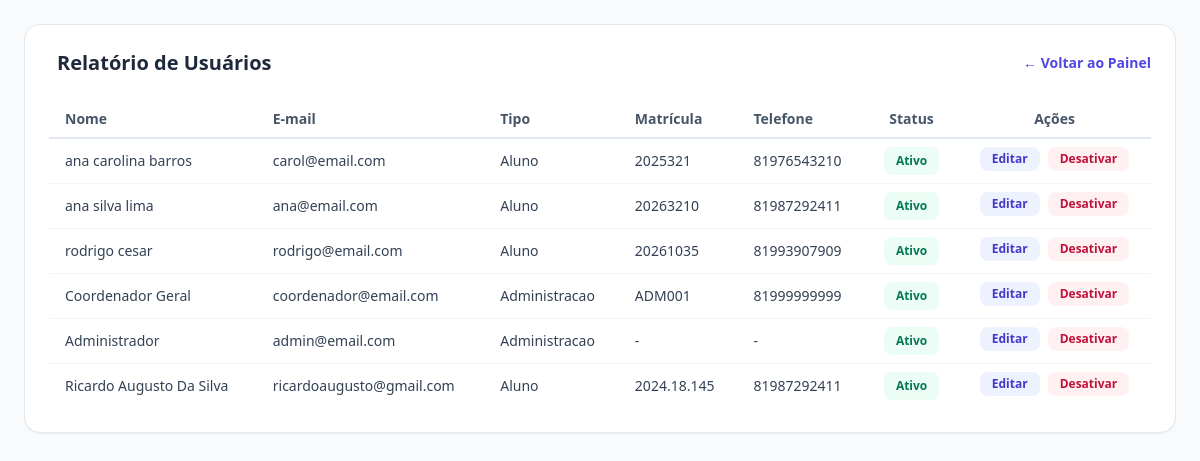
/relatorio/usuarios/ (signed in), run on an earlier commit of the app's database.
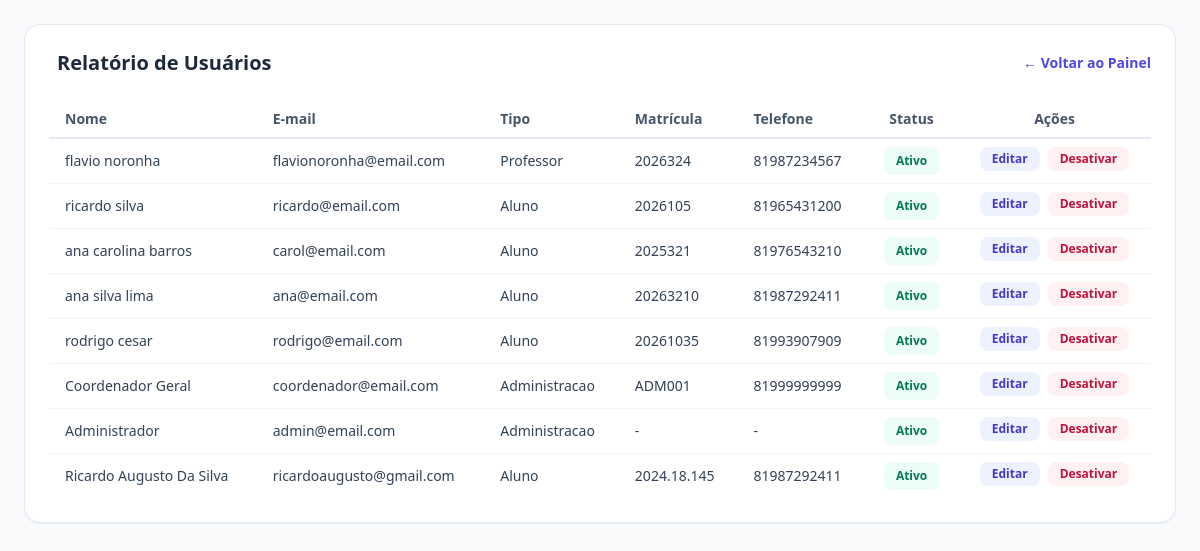
And on a later commit of the database.
### app_cadastro_projeto/models.py (models this page shows, shortened)
class PerfilUsuario(models.Model):
    OPCOES_PERFIL = [
        ('aluno', 'Aluno'),
        ('professor', 'Professor'),
        ('administracao', 'Administração'),
        ('empresa', 'Empresa'),
    ]
    user = models.OneToOneField(User, on_delete=models.CASCADE, related_name='perfil')
    tipo_usuario = models.CharField(max_length=20, choices=OPCOES_PERFIL, default='aluno')
    matricula = models.CharField(max_length=50, blank=True, null=True)
    telefone = models.CharField(max_length=20, blank=True, null=True)
    foto = models.ImageField(upload_to='fotos_perfil/', blank=True, null=True)
    bio = models.TextField(blank=True, null=True)
    ativo = models.BooleanField(default=True)
    criado_em = models.DateTimeField(auto_now_add=True)
    atualizado_em = models.DateTimeField(auto_now=True)
    class Meta:
        verbose_name = 'Perfil de Usuário'
        verbose_name_plural = 'Perfis de Usuários'
        ordering = ['-criado_em']
    @classmethod
    def buscar_por_usuario(cls, user):
        try:
            return cls.objects.get(user=user)
        except cls.DoesNotExist:
            return None

### app_cadastro_projeto/views.py (the view)
# urls.py: path('relatorio/usuarios/', views.relatorio_usuarios, name='relatorio_usuarios'),
@login_required(login_url='home')
def relatorio_usuarios(request):
    perfil = PerfilUsuario.buscar_por_usuario(request.user)
    if not perfil or perfil.tipo_usuario != 'administracao':
        messages.error(request, 'Acesso negado: apenas coordenadores podem visualizar o relatório.')
        return redirect('dashboard')
    usuarios = PerfilUsuario.objects.select_related('user').all()
    return render(request, 'usuarios/relatorio_usuarios.html', {'usuarios': usuarios})

### app_cadastro_projeto/templates/usuarios/relatorio_usuarios.html (shortened to what this page needs)
<!DOCTYPE html>
<html lang="pt-br">
<head>
    <script src="https://cdn.tailwindcss.com"></script>
</head>
<body class="bg-slate-50 text-slate-700 min-h-screen p-6">
    <div class="bg-white rounded-2xl border border-slate-200 shadow-sm p-6">
        <div class="flex justify-between items-center mb-6">
            <h2 class="text-xl font-bold text-slate-800 flex items-center gap-2">
                 Relatório de Usuários
            </h2>
            <a href="{% url 'dashboard' %}" class="text-indigo-600 hover:text-indigo-800 font-semibold text-sm">
                ← Voltar ao Painel
            </a>
        </div>
        <div class="overflow-x-auto">
            <table class="w-full text-sm">
                <thead>
                    <tr class="border-b-2 border-slate-200">
                        <th class="px-4 py-2 text-left font-semibold text-slate-600">Nome</th>
                        <th class="px-4 py-2 text-left font-semibold text-slate-600">E-mail</th>
                        <th class="px-4 py-2 text-left font-semibold text-slate-600">Tipo</th>
                        <th class="px-4 py-2 text-left font-semibold text-slate-600">Matrícula</th>
                        <th class="px-4 py-2 text-left font-semibold text-slate-600">Telefone</th>
                        <th class="px-4 py-2 text-center font-semibold text-slate-600">Status</th>
                        <th class="px-4 py-2 text-center font-semibold text-slate-600">Ações</th>
                    </tr>
                </thead>
                <tbody class="divide-y divide-slate-100">
                    {% for perfil in usuarios %}
                    <tr class="hover:bg-slate-50 transition-colors">
                        <td class="px-4 py-2">{{ perfil.user.first_name }}</td>
                        <td class="px-4 py-2">{{ perfil.user.email }}</td>
                        <td class="px-4 py-2 capitalize">{{ perfil.tipo_usuario }}</td>
                        <td class="px-4 py-2">{{ perfil.matricula|default:"-" }}</td>
                        <td class="px-4 py-2">{{ perfil.telefone|default:"-" }}</td>
                        <td class="px-4 py-2 text-center">
                            {% if perfil.user.is_active %}
                                <span class="inline-flex items-center bg-emerald-50 text-emerald-700 text-xs font-bold px-3 py-1.5 rounded-lg">
                                    Ativo
                                </span>
                            {% else %}
                                <span class="inline-flex items-center bg-rose-50 text-rose-700 text-xs font-bold px-3 py-1.5 rounded-lg">
                                    Inativo
                                </span>
                            {% endif %}
                        </td>
                        <td class="px-4 py-2 text-center flex gap-2 justify-center">
                            <a href="{% url 'editar_usuario' perfil.user.id %}"
                               class="bg-indigo-50 hover:bg-indigo-100 text-indigo-700 px-3 py-1 rounded-lg text-xs font-semibold">
                               Editar
                            </a>
                            <a href="{% url 'desativar_usuario' perfil.user.id %}"
                               class="bg-rose-50 hover:bg-rose-100 text-rose-700 px-3 py-1 rounded-lg text-xs font-semibold"
                               onclick="return confirm('Tem certeza que deseja desativar este usuário?');">
                               Desativar
                            </a>
                        </td>
                    </tr>
                    {% empty %}
                    <tr>
                        <td colspan="7" class="text-center py-6 text-slate-500">Nenhum usuário encontrado</td>
                    </tr>
                    {% endfor %}
                </tbody>
            </table>
        </div>
    </div>
</body>
</html>

What changed in the data, as far as the page shows it:
added PerfilUsuario: user.first_name "flavio noronha", user.email "flavionoronha@email.com", tipo_usuario "Professor", matricula "2026324", telefone "81987234567", shows "Ativo"
added PerfilUsuario: user.first_name "ricardo silva", user.email "ricardo@email.com", tipo_usuario "Aluno", matricula "2026105", telefone "81965431200", shows "Ativo"
